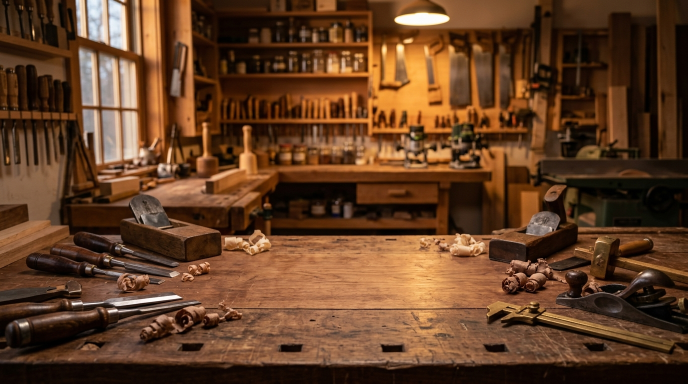
#> input picture design/assets-source/backgrounds/agent-workshop/workshop-master.png, 1376 x 768 px (shown at 1/2 size)
$ python process_portraits.py
#> lines starting #> are read from the running program, lines starting #| are printed output that depends on the picture
"""
Script: process_portraits.py
Processes generated agent portraits and compiles the visual proof contact sheet.
- Creates 1024x1024 RGBA transparent PNG masters in design/assets-source/agents/portraits/
- Creates 512x512 RGBA transparent WebP runtime assets in public/assets/agents/portraits/
- Assembles docs/design-assets-contact-sheet.png displaying all icons, portraits, and background preview.
"""

import os
import cv2
import numpy as np
from PIL import Image, ImageDraw, ImageFont

PORTRAIT_SOURCES = {
    "buddha-chat": r"C:\Users\User\.gemini\antigravity-cli\brain\ba8fc38c-8bbd-4959-9b1a-1c6384f5e689\buddha_chat_1791156068514.jpg",
    "always-on-worker": r"C:\Users\User\.gemini\antigravity-cli\brain\ba8fc38c-8bbd-4959-9b1a-1c6384f5e689\always_on_worker_1791156083761.jpg",
    "connector": r"C:\Users\User\.gemini\antigravity-cli\brain\ba8fc38c-8bbd-4959-9b1a-1c6384f5e689\connector_1791156114250.jpg",
    "task-solver": r"C:\Users\User\.gemini\antigravity-cli\brain\ba8fc38c-8bbd-4959-9b1a-1c6384f5e689\task_solver_1791156128480.jpg",
    "task-writer": r"C:\Users\User\.gemini\antigravity-cli\brain\ba8fc38c-8bbd-4959-9b1a-1c6384f5e689\task_writer_1791156144638.jpg",
    "maintainer": r"C:\Users\User\.gemini\antigravity-cli\brain\ba8fc38c-8bbd-4959-9b1a-1c6384f5e689\maintainer_1791156166665.jpg",
    "operator": r"C:\Users\User\.gemini\antigravity-cli\brain\ba8fc38c-8bbd-4959-9b1a-1c6384f5e689\agent_operator_png_1791156071527.jpg",
    "ticket-master": r"C:\Users\User\.gemini\antigravity-cli\brain\ba8fc38c-8bbd-4959-9b1a-1c6384f5e689\agent_ticket_master_png_1791156087315.jpg",
    "wartungsagent": r"C:\Users\User\.gemini\antigravity-cli\brain\ba8fc38c-8bbd-4959-9b1a-1c6384f5e689\agent_wartungsagent_png_1791156100995.jpg",
    "system-auditor": r"C:\Users\User\.gemini\antigravity-cli\brain\ba8fc38c-8bbd-4959-9b1a-1c6384f5e689\agent_system_auditor_png_1791156115843.jpg",
    "law-checker": r"C:\Users\User\.gemini\antigravity-cli\brain\ba8fc38c-8bbd-4959-9b1a-1c6384f5e689\agent_law_checker_png_1791156130779.jpg",
    "researcher": r"C:\Users\User\.gemini\antigravity-cli\brain\ba8fc38c-8bbd-4959-9b1a-1c6384f5e689\agent_researcher_png_1791156145204.jpg"
}

# [40 lines left out: function remove_white_background_fixed_range, not called in this run]

def draw_vector_icon_preview(draw, name, cx, cy, color, scale=1.5):
    """Draws an accurate vector contour preview of the 24x24 icon."""
    s = scale
    ox, oy = cx - 12 * s, cy - 12 * s
    w = 2

    if name == "dashboard":
        draw.rounded_rectangle([(ox + 3*s, oy + 3*s), (ox + 10*s, oy + 12*s)], radius=2, outline=color, width=w)
        draw.rounded_rectangle([(ox + 14*s, oy + 3*s), (ox + 21*s, oy + 8*s)], radius=2, outline=color, width=w)
        draw.rounded_rectangle([(ox + 14*s, oy + 12*s), (ox + 21*s, oy + 21*s)], radius=2, outline=color, width=w)
        draw.rounded_rectangle([(ox + 3*s, oy + 16*s), (ox + 10*s, oy + 21*s)], radius=2, outline=color, width=w)
    elif name == "tasks":
        draw.rounded_rectangle([(ox + 5*s, oy + 4*s), (ox + 19*s, oy + 21*s)], radius=2, outline=color, width=w)
        draw.line([(ox + 8*s, oy + 4*s), (ox + 16*s, oy + 4*s)], fill=color, width=w)
        draw.line([(ox + 9*s, oy + 11*s), (ox + 11*s, oy + 13*s), (ox + 15*s, oy + 9*s)], fill=color, width=w)
        draw.line([(ox + 9*s, oy + 16*s), (ox + 15*s, oy + 16*s)], fill=color, width=w)
    elif name == "assistant":
        draw.line([(ox + 12*s, oy + 2*s), (ox + 12*s, oy + 6*s)], fill=color, width=w)
        draw.line([(ox + 12*s, oy + 18*s), (ox + 12*s, oy + 22*s)], fill=color, width=w)
        draw.line([(ox + 2*s, oy + 12*s), (ox + 6*s, oy + 12*s)], fill=color, width=w)
        draw.line([(ox + 18*s, oy + 12*s), (ox + 22*s, oy + 12*s)], fill=color, width=w)
        draw.ellipse([(ox + 8*s, oy + 8*s), (ox + 16*s, oy + 16*s)], outline=color, width=w)
    elif name == "life":
        draw.line([(ox + 12*s, oy + 14*s), (ox + 12*s, oy + 22*s)], fill=color, width=w)
        draw.arc([(ox + 5*s, oy + 7*s), (ox + 19*s, oy + 17*s)], 0, 180, fill=color, width=w)
        draw.arc([(ox + 5*s, oy + 5*s), (ox + 12*s, oy + 14*s)], 180, 360, fill=color, width=w)
    elif name == "agenten":
        draw.rounded_rectangle([(ox + 4*s, oy + 8*s), (ox + 20*s, oy + 20*s)], radius=3, outline=color, width=w)
        draw.line([(ox + 12*s, oy + 2*s), (ox + 12*s, oy + 8*s)], fill=color, width=w)
        draw.ellipse([(ox + 11*s, oy + 1*s), (ox + 13*s, oy + 3*s)], outline=color, width=w)
        draw.line([(ox + 8*s, oy + 13*s), (ox + 10*s, oy + 13*s)], fill=color, width=w)
        draw.line([(ox + 14*s, oy + 13*s), (ox + 16*s, oy + 13*s)], fill=color, width=w)
        draw.line([(ox + 9*s, oy + 17*s), (ox + 15*s, oy + 17*s)], fill=color, width=w)
    elif name == "domains":
        draw.ellipse([(ox + 3*s, oy + 3*s), (ox + 21*s, oy + 21*s)], outline=color, width=w)
        draw.line([(ox + 4*s, oy + 9*s), (ox + 20*s, oy + 9*s)], fill=color, width=w)
        draw.line([(ox + 4*s, oy + 15*s), (ox + 20*s, oy + 15*s)], fill=color, width=w)
        draw.arc([(ox + 7*s, oy + 3*s), (ox + 17*s, oy + 21*s)], 90, 270, fill=color, width=w)
    elif name == "files":
        draw.rounded_rectangle([(ox + 3*s, oy + 6*s), (ox + 21*s, oy + 20*s)], radius=2, outline=color, width=w)
        draw.line([(ox + 3*s, oy + 6*s), (ox + 8*s, oy + 4*s), (ox + 12*s, oy + 6*s)], fill=color, width=w)
    elif name == "governance":
        draw.polygon([(ox + 12*s, oy + 2*s), (ox + 20*s, oy + 5*s), (ox + 20*s, oy + 12*s),
                      (ox + 12*s, oy + 22*s), (ox + 4*s, oy + 12*s), (ox + 4*s, oy + 5*s)], outline=color, width=w)
        draw.line([(ox + 9*s, oy + 12*s), (ox + 11*s, oy + 14*s), (ox + 15*s, oy + 10*s)], fill=color, width=w)
    elif name == "system":
        draw.ellipse([(ox + 9*s, oy + 9*s), (ox + 15*s, oy + 15*s)], outline=color, width=w)
        draw.ellipse([(ox + 5*s, oy + 5*s), (ox + 19*s, oy + 19*s)], outline=color, width=w)
    elif name == "fabrika":
        draw.line([(ox + 2*s, oy + 20*s), (ox + 22*s, oy + 20*s)], fill=color, width=w)
        draw.line([(ox + 5*s, oy + 20*s), (ox + 5*s, oy + 8*s), (ox + 10*s, oy + 12*s),
                   (ox + 10*s, oy + 8*s), (ox + 15*s, oy + 12*s), (ox + 15*s, oy + 4*s),
                   (ox + 19*s, oy + 4*s), (ox + 19*s, oy + 20*s)], fill=color, width=w)
    elif name == "running":
        draw.polygon([(ox + 13*s, oy + 2*s), (ox + 3*s, oy + 14*s), (ox + 12*s, oy + 14*s),
                      (ox + 11*s, oy + 22*s), (ox + 21*s, oy + 10*s), (ox + 12*s, oy + 10*s)], outline=color, width=w)
    elif name == "marblerun":
        draw.ellipse([(ox + 4*s, oy + 4*s), (ox + 8*s, oy + 8*s)], outline=color, width=w)
        draw.ellipse([(ox + 16*s, oy + 10*s), (ox + 20*s, oy + 14*s)], outline=color, width=w)
        draw.ellipse([(ox + 6*s, oy + 16*s), (ox + 10*s, oy + 20*s)], outline=color, width=w)
        draw.line([(ox + 8*s, oy + 7*s), (ox + 16*s, oy + 11*s)], fill=color, width=w)
        draw.line([(ox + 16*s, oy + 13*s), (ox + 10*s, oy + 17*s)], fill=color, width=w)
    elif name == "sessions":
        draw.rounded_rectangle([(ox + 3*s, oy + 4*s), (ox + 19*s, oy + 20*s)], radius=2, outline=color, width=w)
        draw.line([(ox + 7*s, oy + 9*s), (ox + 15*s, oy + 9*s)], fill=color, width=w)
        draw.line([(ox + 7*s, oy + 13*s), (ox + 13*s, oy + 13*s)], fill=color, width=w)
    elif name == "memory":
        draw.line([(ox + 12*s, oy + 4*s), (ox + 12*s, oy + 20*s)], fill=color, width=w)
        draw.arc([(ox + 5*s, oy + 4*s), (ox + 12*s, oy + 12*s)], 90, 270, fill=color, width=w)
        draw.arc([(ox + 12*s, oy + 4*s), (ox + 19*s, oy + 12*s)], 270, 90, fill=color, width=w)
        draw.arc([(ox + 5*s, oy + 12*s), (ox + 12*s, oy + 20*s)], 90, 270, fill=color, width=w)
        draw.arc([(ox + 12*s, oy + 12*s), (ox + 19*s, oy + 20*s)], 270, 90, fill=color, width=w)
    elif name == "skills":
        draw.line([(ox + 9*s, oy + 3*s), (ox + 9*s, oy + 8*s)], fill=color, width=w)
        draw.line([(ox + 15*s, oy + 3*s), (ox + 15*s, oy + 8*s)], fill=color, width=w)
        draw.rounded_rectangle([(ox + 6*s, oy + 8*s), (ox + 18*s, oy + 17*s)], radius=2, outline=color, width=w)
        draw.line([(ox + 12*s, oy + 17*s), (ox + 12*s, oy + 22*s)], fill=color, width=w)
    elif name == "messages":
        draw.rounded_rectangle([(ox + 3*s, oy + 5*s), (ox + 21*s, oy + 19*s)], radius=2, outline=color, width=w)
        draw.line([(ox + 3*s, oy + 6*s), (ox + 12*s, oy + 13*s), (ox + 21*s, oy + 6*s)], fill=color, width=w)

def main():
    root_dir = os.path.dirname(os.path.dirname(os.path.abspath(__file__)))
    dest_master_dir = os.path.join(root_dir, "design", "assets-source", "agents", "portraits")
    dest_runtime_dir = os.path.join(root_dir, "public", "assets", "agents", "portraits")
    docs_dir = os.path.join(root_dir, "docs")

    os.makedirs(dest_master_dir, exist_ok=True)
    os.makedirs(dest_runtime_dir, exist_ok=True)
    os.makedirs(docs_dir, exist_ok=True)

    processed_portraits = {}

    print("--- Processing 12 Agent Portraits (Fixed-Range FloodFill) ---")
    for role, src_path in PORTRAIT_SOURCES.items():
        if not os.path.exists(src_path):
            print(f"ERROR: Missing source for {role} at {src_path}")
            continue

        im = Image.open(src_path)
        w, h = im.size
        min_dim = min(w, h)
        left = (w - min_dim) // 2
        top = (h - min_dim) // 2
        im_square = im.crop((left, top, left + min_dim, top + min_dim))
        im_1024 = im_square.resize((1024, 1024), Image.Resampling.LANCZOS)

        # Transparent extraction with fixed range flood fill
        im_transparent = remove_white_background_fixed_range(im_1024, tolerance=18)

        # Save Master PNG 1024x1024
        master_path = os.path.join(dest_master_dir, f"{role}.png")
        im_transparent.save(master_path, "PNG", optimize=True)

        # Save Runtime WebP 512x512
        im_512 = im_transparent.resize((512, 512), Image.Resampling.LANCZOS)
        runtime_path = os.path.join(dest_runtime_dir, f"{role}.webp")
        im_512.save(runtime_path, "WEBP", quality=90, method=6)

        m_sz = os.path.getsize(master_path)
        r_sz = os.path.getsize(runtime_path)
        print(f"OK: {role:20} -> PNG {m_sz//1024:4} KB | WebP {r_sz//1024:3} KB")
        processed_portraits[role] = im_512

    # --- Assemble Contact Sheet ---
    print("\n--- Assembling Visual Contact Sheet ---")
    sheet_width = 1920
    sheet_height = 1440
    sheet = Image.new("RGBA", (sheet_width, sheet_height), (11, 13, 20, 255)) # BACH dark theme #0b0d14
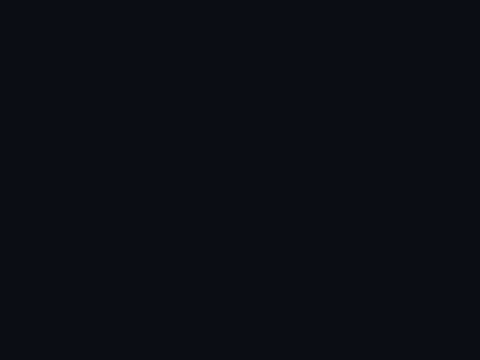
#> sheet: PIL image 1920x1440 RGBA (shown at 1/4 size); mean R, G, B, A 11, 13, 20, 255
    draw = ImageDraw.Draw(sheet)

    # Title & Header
    draw.rectangle([(0, 0), (sheet_width, 85)], fill=(17, 20, 32, 255))
    draw.line([(0, 85), (sheet_width, 85)], fill=(30, 34, 54, 255), width=2)

    try:
        font_title = ImageFont.truetype("arial.ttf", 24)
        font_sub = ImageFont.truetype("arial.ttf", 14)
        font_card = ImageFont.truetype("arial.ttf", 13)
        font_badge = ImageFont.truetype("arial.ttf", 11)
        font_tiny = ImageFont.truetype("arial.ttf", 10)
    except:
        font_title = font_sub = font_card = font_badge = font_tiny = ImageFont.load_default()

    draw.text((40, 18), "ellmos-system-gui | Gemeinsames Asset-Paket (BACH & OCEAN)", fill=(226, 222, 216), font=font_title)
    draw.text((40, 52), "Sichtprüfungs-Kontaktblatt: 16 Navigations-Icons (24x24 SVG Kontur), 12 Agenten-Porträts (512x512 WebP / 1024x1024 PNG) & Werkstatt-Hintergrund", fill=(110, 115, 134), font=font_sub)

    # Section 1: Navigation Icons
    draw.text((40, 102), "1. Navigations- & Werkstatt-Icons (Kontur-SVGs in BACH #d4485a und OCEAN #0ea5e9 Branding dargestellt)", fill=(212, 72, 90), font=font_sub)

    icon_names = [
        "dashboard", "tasks", "assistant", "life", "agenten", "domains", "files", "governance", "system",
        "fabrika", "running", "marblerun", "sessions", "memory", "skills", "messages"
    ]

    start_x, start_y = 40, 130
    for i, name in enumerate(icon_names):
        ix = start_x + (i % 16) * 115
        iy = start_y
        draw.rounded_rectangle([(ix, iy), (ix + 105, iy + 78)], radius=6, fill=(23, 27, 40, 255), outline=(30, 34, 54, 255))

        # Color: Alternate BACH Red (#d4485a) and Ocean Cyan (#0ea5e9)
        color = (212, 72, 90) if i % 2 == 0 else (14, 165, 233)

        # Draw actual vector shape
        draw_vector_icon_preview(draw, name, ix + 52, iy + 30, color, scale=1.3)

        # Label
        draw.text((ix + 10, iy + 58), name[:13], fill=(226, 222, 216), font=font_tiny)

    # Section 2: Agent Portraits (12 roles in 2 rows of 6)
    draw.text((40, 232), "2. Agenten-Porträts (12 Rollen • 512x512 WebP mit echtem Alpha • Konsistente Illustrationssprache & Berufsinsignien)", fill=(56, 189, 248), font=font_sub)

    card_w, card_h = 290, 410
    cols = 6
    p_start_x, p_start_y = 40, 260

    role_meta = [
        ("buddha-chat", "Buddha Chat", "Persönlicher Assistent", "Teezeremonie & Achtsamkeit"),
        ("always-on-worker", "Always-On Worker", "Hintergrund-Daemon", "Nachtschicht & Fokus-Thermos"),
        ("connector", "Connector", "Bridge & Netzwerk", "Glasfaser & Patch-Module"),
        ("task-solver", "TaskSolver", "Analytiker & Problemlöser", "Präzisions-Mechanik"),
        ("task-writer", "TaskWriter", "Spezifikations-Architekt", "Stylus & Formuliertes Buch"),
        ("maintainer", "Maintainer", "System-Mechaniker", "Drehmomentschlüssel & Schürze"),
        ("operator", "Operator", "Orchestratorin & Triage", "Headset & Telemetrie-Tablet"),
        ("ticket-master", "Ticket-Master", "Eingangs-Dispatcher", "Prioritäten-Klemmbrett"),
        ("wartungsagent", "Wartungs-Agent", "Code- & Repohygiene", "Poliertuch & Diagnoseprisma"),
        ("system-auditor", "System-Auditor", "Governance & Audit", "Validierungssiegel & Wachsamkeit"),
        ("law-checker", "Law-Checker", "Compliance & Recht", "Kodexbuch & Regelwerk"),
        ("researcher", "Researcher", "Wissenschaftlicher Scout", "Feldnotizbuch & Messlupe")
    ]

    for idx, (role, title, subtitle, prop) in enumerate(role_meta):
        col = idx % cols
        row = idx // cols
        cx = p_start_x + col * 312
        cy = p_start_y + row * 425

        # Card container with subtle theme-tinted outline
        theme_border = (212, 72, 90, 90) if idx % 2 == 0 else (14, 165, 233, 90)
        draw.rounded_rectangle([(cx, cy), (cx + card_w, cy + card_h)], radius=10, fill=(23, 27, 40, 255), outline=theme_border, width=1)

        # Checkerboard background for transparency proof
        cb_x, cb_y, cb_s = cx + 25, cy + 18, 240
        for bx in range(cb_x, cb_x + cb_s, 16):
            for by in range(cb_y, cb_y + cb_s, 16):
                c_fill = (28, 32, 48, 255) if ((bx // 16) + (by // 16)) % 2 == 0 else (36, 42, 62, 255)
                draw.rectangle([(bx, by), (min(bx + 16, cb_x + cb_s), min(by + 16, cb_y + cb_s))], fill=c_fill)

        # Paste portrait
        if role in processed_portraits:
            p_img = processed_portraits[role].resize((cb_s, cb_s), Image.Resampling.LANCZOS)
            sheet.paste(p_img, (cb_x, cb_y), p_img)

        # Portrait frame outline
        draw.rounded_rectangle([(cb_x, cb_y), (cb_x + cb_s, cb_y + cb_s)], radius=6, outline=(42, 48, 72, 255), width=1)

        # Text labels
        draw.text((cx + 15, cy + 270), title, fill=(240, 240, 245), font=font_card)
        draw.text((cx + 15, cy + 293), subtitle, fill=(14, 165, 233) if idx % 2 != 0 else (224, 107, 126), font=font_badge)
        draw.text((cx + 15, cy + 315), f"Insignie: {prop}", fill=(180, 185, 200), font=font_tiny)
        draw.text((cx + 15, cy + 338), f"public/assets/agents/portraits/{role}.webp", fill=(110, 115, 134), font=font_tiny)
        draw.text((cx + 15, cy + 355), f"512x512 WebP (Alpha) • 1024x1024 Master PNG", fill=(90, 95, 115), font=font_tiny)
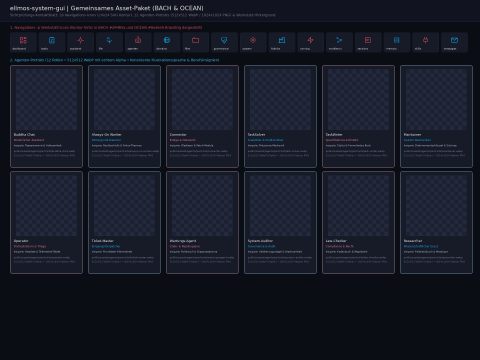
#> sheet: PIL image 1920x1440 RGBA (shown at 1/4 size); mean R, G, B, A 22.7, 26.2, 38.5, 254; transparent parts drawn white

    # Section 3: Workshop Background Preview Strip at Bottom
    draw.text((40, 1130), "3. Hintergrund der Agenten-Werkstatt (16:9 Master PNG & WebP mit ruhiger zentraler Arbeitsfläche)", fill=(245, 197, 66), font=font_sub)

    bg_path = os.path.join(root_dir, "design", "assets-source", "backgrounds", "agent-workshop", "workshop-master.png")
    if os.path.exists(bg_path):
        bg_im = Image.open(bg_path)
#> bg_im is the input picture: PIL image 1376x768 RGB; mean R, G, B 98.5, 62.7, 37
        bg_thumb = bg_im.resize((540, 255), Image.Resampling.LANCZOS)
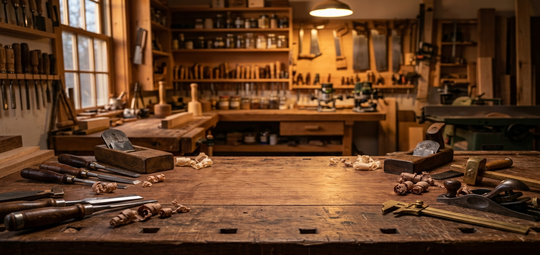
#> bg_thumb: PIL image 540x255 RGB; mean R, G, B 98.5, 62.7, 37
        sheet.paste(bg_thumb, (40, 1160))
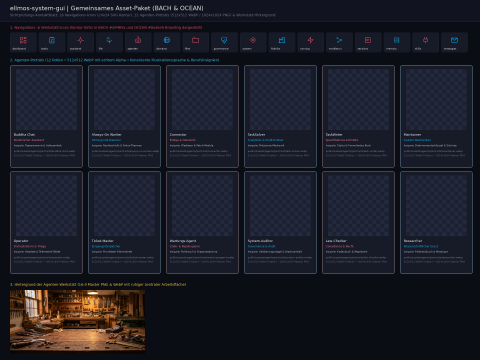
#> sheet: PIL image 1920x1440 RGBA (shown at 1/4 size); mean R, G, B, A 27.3, 28.8, 39.4, 254; transparent parts drawn white
        draw.rectangle([(40, 1160), (580, 1415)], outline=(42, 48, 72, 255), width=1)

        # Overlay an example UI card over the background to demonstrate low-contrast legibility
        draw.rounded_rectangle([(610, 1160), (1200, 1415)], radius=8, fill=(17, 20, 32, 240), outline=(212, 72, 90, 180), width=1)
        draw.text((630, 1180), "Lesbarkeitsnachweis: UI-Card über Werkstatt-Hintergrund", fill=(226, 222, 216), font=font_card)
        draw.text((630, 1210), "Die weiche Tiefenschärfe und der ausgewogene Kontrast im Zentrum der Werkbank", fill=(160, 165, 180), font=font_badge)
        draw.text((630, 1230), "ermöglichen ermüdungsfreies Lesen aller Dashboard-Texte und Bedienelemente.", fill=(160, 165, 180), font=font_badge)
        draw.text((630, 1255), "• Keine störenden Personen oder Fremdlogos im Bildfeld", fill=(74, 222, 128), font=font_badge)
        draw.text((630, 1275), "• Handwerkliche Atmosphäre passend zur Agenten-Werkstatt (Fabrika & MarbleRun)", fill=(74, 222, 128), font=font_badge)
        draw.text((630, 1295), "• Nahtlos integrierbar in BACH (Rot/Dunkel) und OCEAN (Blau/Cyan) Themes", fill=(74, 222, 128), font=font_badge)
        draw.text((630, 1325), "Ablage Master: design/assets-source/backgrounds/agent-workshop/workshop-master.png", fill=(110, 115, 134), font=font_tiny)
        draw.text((630, 1345), "Ablage Runtime: public/assets/backgrounds/agent-workshop/workshop-bg.webp (2560x1440)", fill=(110, 115, 134), font=font_tiny)

        # Stats Card
        draw.rounded_rectangle([(1230, 1160), (1880, 1415)], radius=8, fill=(23, 27, 40, 255), outline=(30, 34, 54, 255))
        draw.text((1250, 1180), "Asset-Kennzahlen & Audit-Status", fill=(226, 222, 216), font=font_card)
        draw.text((1250, 1210), "• 16x Navigations-Icons: 24x24 SVG Kontur, currentColor, 0 Skripte", fill=(226, 222, 216), font=font_badge)
        draw.text((1250, 1235), "• 12x Agenten-Porträts: 1024x1024 PNG Master + 512x512 WebP Runtime (Alpha)", fill=(226, 222, 216), font=font_badge)
        draw.text((1250, 1260), "• 1x Werkstatt-Hintergrund: 16:9 Master PNG + 2560x1440 / 1080p WebP", fill=(226, 222, 216), font=font_badge)
        draw.text((1250, 1285), "• Git-Worktree: feature/design-assets-bach-ocean (origin/main)", fill=(110, 115, 134), font=font_badge)
        draw.text((1250, 1310), "• Locks: CLEAR • Builds/Commits/Pushes: KEINE (Striker Fail-Closed Schutz)", fill=(74, 222, 128), font=font_badge)
        draw.text((1250, 1335), "• Lizenz-Status: Ausdrücklich dokumentiert in docs/design-assets.md", fill=(245, 197, 66), font=font_badge)

    # Save contact sheet
    sheet_path = os.path.join(docs_dir, "design-assets-contact-sheet.png")
    sheet.save(sheet_path, "PNG", optimize=True)
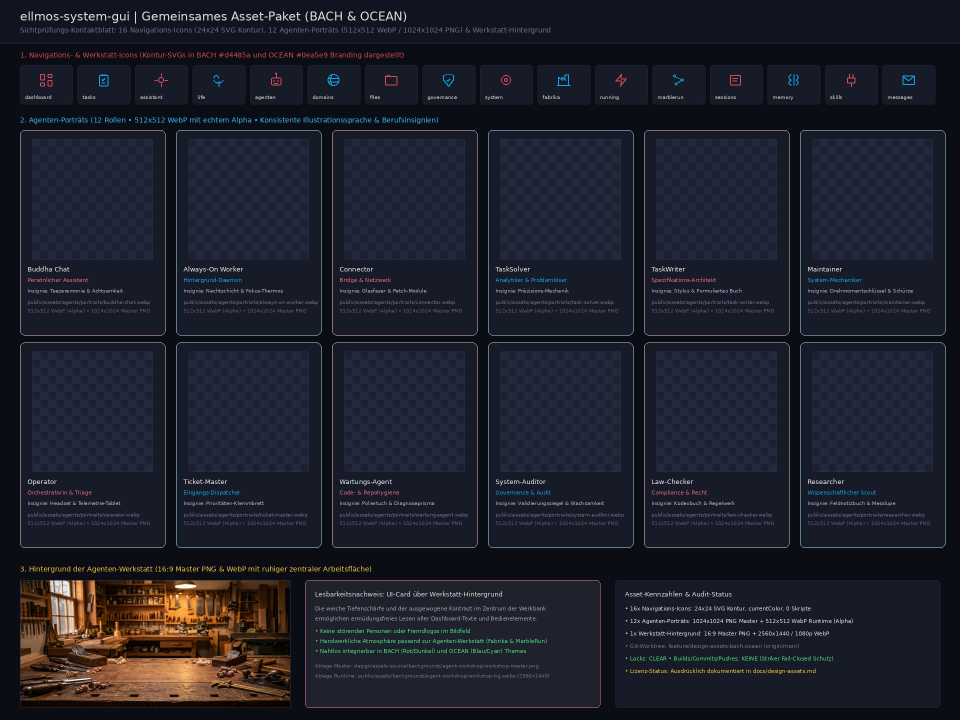
#> saved as design-assets-contact-sheet.png: PIL image 1920x1440 RGBA (shown at 1/2 size); mean R, G, B, A 29.1, 30.9, 41.9, 253.2; transparent parts drawn white
    print(f"Contact sheet saved to: {sheet_path} ({os.path.getsize(sheet_path)//1024} KB)")

if __name__ == "__main__":
    main()
